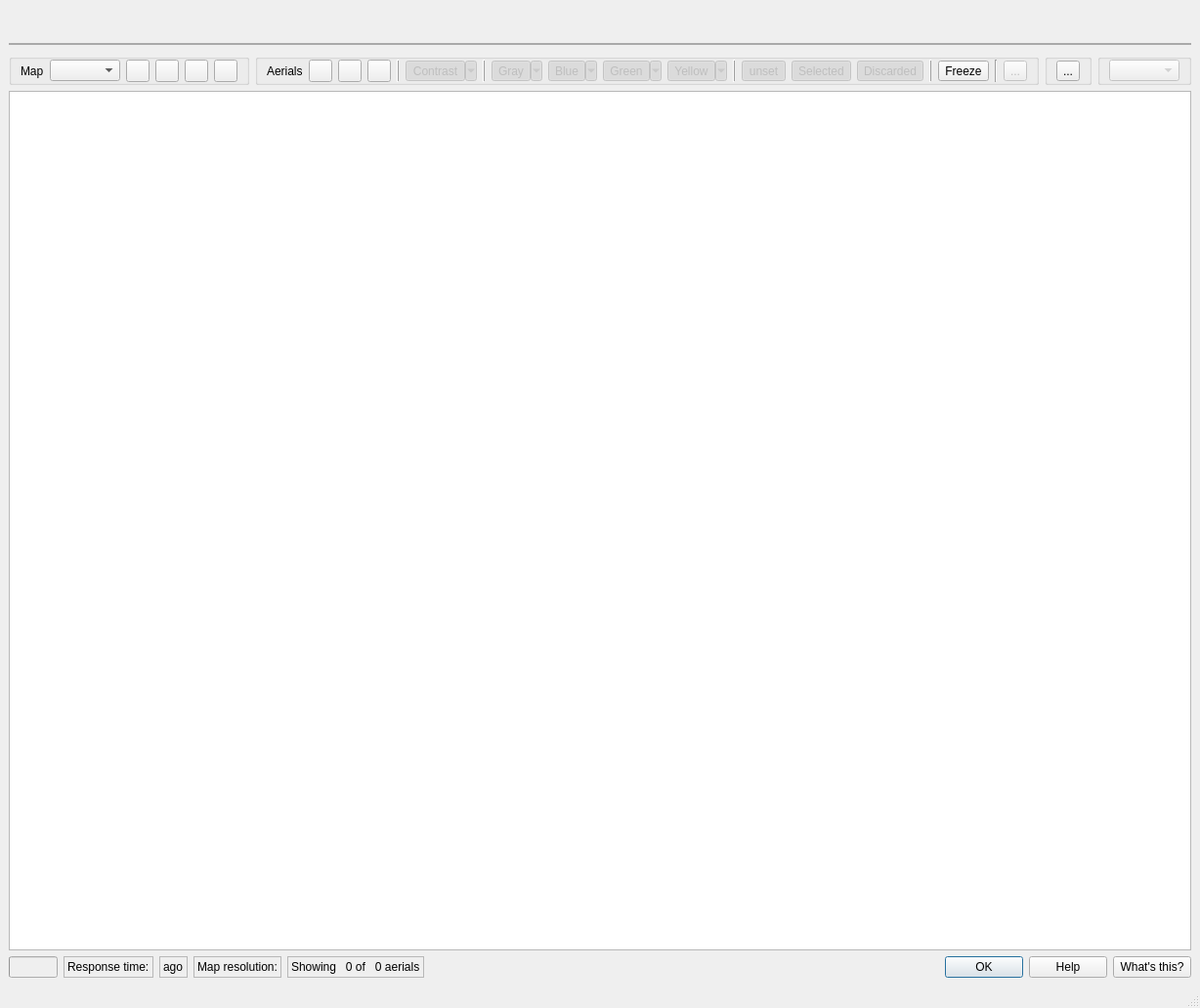
<?xml version="1.0" encoding="UTF-8"?>
<ui version="4.0">
 <class>MainWindowBase</class>
 <widget class="QMainWindow" name="MainWindowBase">
  <property name="geometry">
   <rect>
    <x>0</x>
    <y>0</y>
    <width>1072</width>
    <height>1032</height>
   </rect>
  </property>
  <property name="windowTitle">
   <string>SelORecon</string>
  </property>
  <property name="windowIcon">
   <iconset resource="resources.qrc">
    <normaloff>:/plugins/selorecon/bomb</normaloff>:/plugins/selorecon/bomb</iconset>
  </property>
  <widget class="QWidget" name="centralwidget">
   <layout class="QVBoxLayout" name="verticalLayout_2">
    <item>
     <widget class="QSplitter" name="splitter">
      <property name="styleSheet">
       <string notr="true">QSplitter::handle {
    background-color: darkGray;
}</string>
      </property>
      <property name="orientation">
       <enum>Qt::Vertical</enum>
      </property>
      <property name="handleWidth">
       <number>2</number>
      </property>
      <property name="childrenCollapsible">
       <bool>true</bool>
      </property>
      <widget class="QFrame" name="webFrame">
       <property name="sizePolicy">
        <sizepolicy hsizetype="Expanding" vsizetype="Expanding">
         <horstretch>0</horstretch>
         <verstretch>0</verstretch>
        </sizepolicy>
       </property>
       <layout class="QVBoxLayout" name="verticalLayout_3">
        <property name="leftMargin">
         <number>0</number>
        </property>
        <property name="topMargin">
         <number>0</number>
        </property>
        <property name="rightMargin">
         <number>0</number>
        </property>
        <item>
         <widget class="WebView" name="webView" native="true">
          <property name="sizePolicy">
           <sizepolicy hsizetype="Expanding" vsizetype="Expanding">
            <horstretch>0</horstretch>
            <verstretch>0</verstretch>
           </sizepolicy>
          </property>
          <property name="focusPolicy">
           <enum>Qt::WheelFocus</enum>
          </property>
         </widget>
        </item>
       </layout>
      </widget>
      <widget class="QFrame" name="mapFrame">
       <property name="sizePolicy">
        <sizepolicy hsizetype="Expanding" vsizetype="Expanding">
         <horstretch>0</horstretch>
         <verstretch>0</verstretch>
        </sizepolicy>
       </property>
       <layout class="QVBoxLayout" name="verticalLayout">
        <property name="leftMargin">
         <number>0</number>
        </property>
        <property name="rightMargin">
         <number>0</number>
        </property>
        <property name="bottomMargin">
         <number>0</number>
        </property>
        <item>
         <layout class="QHBoxLayout" name="horizontalLayout">
          <item>
           <widget class="QGroupBox" name="mapControls">
            <property name="title">
             <string/>
            </property>
            <layout class="QHBoxLayout" name="horizontalLayout_4">
             <property name="topMargin">
              <number>0</number>
             </property>
             <property name="bottomMargin">
              <number>0</number>
             </property>
             <item>
              <widget class="QLabel" name="label_2">
               <property name="minimumSize">
                <size>
                 <width>24</width>
                 <height>0</height>
                </size>
               </property>
               <property name="text">
                <string>Map</string>
               </property>
              </widget>
             </item>
             <item>
              <widget class="QComboBox" name="mapSelect">
               <property name="sizePolicy">
                <sizepolicy hsizetype="Preferred" vsizetype="Fixed">
                 <horstretch>0</horstretch>
                 <verstretch>0</verstretch>
                </sizepolicy>
               </property>
               <property name="toolTip">
                <string>Choose the web map to serve as background.</string>
               </property>
               <property name="statusTip">
                <string/>
               </property>
              </widget>
             </item>
             <item>
              <widget class="QToolButton" name="mapZoomIn">
               <property name="toolTip">
                <string>Zoom map in.</string>
               </property>
               <property name="icon">
                <iconset resource="resources.qrc">
                 <normaloff>:/plugins/selorecon/zoom-in</normaloff>:/plugins/selorecon/zoom-in</iconset>
               </property>
              </widget>
             </item>
             <item>
              <widget class="QToolButton" name="mapZoomOut">
               <property name="toolTip">
                <string>Zoom map out.</string>
               </property>
               <property name="icon">
                <iconset resource="resources.qrc">
                 <normaloff>:/plugins/selorecon/zoom-out</normaloff>:/plugins/selorecon/zoom-out</iconset>
               </property>
              </widget>
             </item>
             <item>
              <widget class="QToolButton" name="mapZoomNative">
               <property name="toolTip">
                <string>Zoom map to its native resolution.</string>
               </property>
               <property name="icon">
                <iconset resource="resources.qrc">
                 <normaloff>:/plugins/selorecon/zoom-native</normaloff>:/plugins/selorecon/zoom-native</iconset>
               </property>
              </widget>
             </item>
             <item>
              <widget class="QToolButton" name="mapZoomFit">
               <property name="toolTip">
                <string>Zoom map to visible aerials and AoI.</string>
               </property>
               <property name="icon">
                <iconset resource="resources.qrc">
                 <normaloff>:/plugins/selorecon/zoom-fit</normaloff>:/plugins/selorecon/zoom-fit</iconset>
               </property>
              </widget>
             </item>
            </layout>
           </widget>
          </item>
          <item>
           <widget class="QGroupBox" name="aerialControls">
            <property name="title">
             <string/>
            </property>
            <layout class="QHBoxLayout" name="horizontalLayout_3">
             <property name="topMargin">
              <number>0</number>
             </property>
             <property name="bottomMargin">
              <number>0</number>
             </property>
             <item>
              <widget class="QLabel" name="label">
               <property name="text">
                <string>Aerials</string>
               </property>
              </widget>
             </item>
             <item>
              <widget class="QToolButton" name="loadAerials">
               <property name="toolTip">
                <string>Load aerial image meta data.</string>
               </property>
               <property name="text">
                <string/>
               </property>
               <property name="icon">
                <iconset resource="resources.qrc">
                 <normaloff>:/plugins/selorecon/films</normaloff>:/plugins/selorecon/films</iconset>
               </property>
              </widget>
             </item>
             <item>
              <widget class="QToolButton" name="loadAttackData">
               <property name="toolTip">
                <string>Load attack data.</string>
               </property>
               <property name="text">
                <string/>
               </property>
               <property name="icon">
                <iconset resource="resources.qrc">
                 <normaloff>:/plugins/selorecon/calendar</normaloff>:/plugins/selorecon/calendar</iconset>
               </property>
              </widget>
             </item>
             <item>
              <widget class="QToolButton" name="loadAoi">
               <property name="toolTip">
                <string>Load an area of interest.</string>
               </property>
               <property name="text">
                <string/>
               </property>
               <property name="icon">
                <iconset resource="resources.qrc">
                 <normaloff>:/plugins/selorecon/layer-shape-polygon</normaloff>:/plugins/selorecon/layer-shape-polygon</iconset>
               </property>
              </widget>
             </item>
             <item>
              <widget class="Line" name="line">
               <property name="frameShadow">
                <enum>QFrame::Raised</enum>
               </property>
               <property name="orientation">
                <enum>Qt::Vertical</enum>
               </property>
              </widget>
             </item>
             <item>
              <widget class="QToolButton" name="aerialsContrastEnhancement">
               <property name="enabled">
                <bool>false</bool>
               </property>
               <property name="toolTip">
                <string>Enhance the contrast of aerials.</string>
               </property>
               <property name="text">
                <string>Contrast</string>
               </property>
               <property name="icon">
                <iconset resource="resources.qrc">
                 <normaloff>:/plugins/selorecon/contrast-stretch</normaloff>:/plugins/selorecon/contrast-stretch</iconset>
               </property>
               <property name="checkable">
                <bool>true</bool>
               </property>
               <property name="checked">
                <bool>true</bool>
               </property>
               <property name="popupMode">
                <enum>QToolButton::MenuButtonPopup</enum>
               </property>
              </widget>
             </item>
             <item>
              <widget class="Line" name="line_4">
               <property name="frameShadow">
                <enum>QFrame::Raised</enum>
               </property>
               <property name="orientation">
                <enum>Qt::Vertical</enum>
               </property>
              </widget>
             </item>
             <item>
              <widget class="QToolButton" name="aerialsGray">
               <property name="enabled">
                <bool>false</bool>
               </property>
               <property name="toolTip">
                <string>Show missing aerials</string>
               </property>
               <property name="text">
                <string>Gray</string>
               </property>
               <property name="icon">
                <iconset resource="resources.qrc">
                 <normaloff>:/plugins/selorecon/flag-gray</normaloff>:/plugins/selorecon/flag-gray</iconset>
               </property>
               <property name="checkable">
                <bool>true</bool>
               </property>
               <property name="checked">
                <bool>true</bool>
               </property>
               <property name="popupMode">
                <enum>QToolButton::MenuButtonPopup</enum>
               </property>
              </widget>
             </item>
             <item>
              <widget class="QToolButton" name="aerialsBlue">
               <property name="enabled">
                <bool>false</bool>
               </property>
               <property name="toolTip">
                <string>Show not yet determined previews</string>
               </property>
               <property name="text">
                <string>Blue</string>
               </property>
               <property name="icon">
                <iconset resource="resources.qrc">
                 <normaloff>:/plugins/selorecon/flag-blue</normaloff>:/plugins/selorecon/flag-blue</iconset>
               </property>
               <property name="checkable">
                <bool>true</bool>
               </property>
               <property name="checked">
                <bool>true</bool>
               </property>
               <property name="popupMode">
                <enum>QToolButton::MenuButtonPopup</enum>
               </property>
               <property name="autoRaise">
                <bool>false</bool>
               </property>
              </widget>
             </item>
             <item>
              <widget class="QToolButton" name="aerialsGreen">
               <property name="enabled">
                <bool>false</bool>
               </property>
               <property name="toolTip">
                <string>Show previews</string>
               </property>
               <property name="text">
                <string>Green</string>
               </property>
               <property name="icon">
                <iconset resource="resources.qrc">
                 <normaloff>:/plugins/selorecon/flag-green</normaloff>:/plugins/selorecon/flag-green</iconset>
               </property>
               <property name="checkable">
                <bool>true</bool>
               </property>
               <property name="checked">
                <bool>true</bool>
               </property>
               <property name="popupMode">
                <enum>QToolButton::MenuButtonPopup</enum>
               </property>
              </widget>
             </item>
             <item>
              <widget class="QToolButton" name="aerialsYellow">
               <property name="enabled">
                <bool>false</bool>
               </property>
               <property name="toolTip">
                <string>Show images</string>
               </property>
               <property name="text">
                <string>Yellow</string>
               </property>
               <property name="icon">
                <iconset resource="resources.qrc">
                 <normaloff>:/plugins/selorecon/flag-yellow</normaloff>:/plugins/selorecon/flag-yellow</iconset>
               </property>
               <property name="checkable">
                <bool>true</bool>
               </property>
               <property name="checked">
                <bool>true</bool>
               </property>
               <property name="popupMode">
                <enum>QToolButton::MenuButtonPopup</enum>
               </property>
              </widget>
             </item>
             <item>
              <widget class="Line" name="line_2">
               <property name="frameShadow">
                <enum>QFrame::Raised</enum>
               </property>
               <property name="orientation">
                <enum>Qt::Vertical</enum>
               </property>
              </widget>
             </item>
             <item>
              <widget class="QToolButton" name="usageUnset">
               <property name="enabled">
                <bool>false</bool>
               </property>
               <property name="toolTip">
                <string>Show aerials with unset usage.</string>
               </property>
               <property name="text">
                <string>unset</string>
               </property>
               <property name="icon">
                <iconset resource="resources.qrc">
                 <normaloff>:/plugins/selorecon/selection</normaloff>:/plugins/selorecon/selection</iconset>
               </property>
               <property name="checkable">
                <bool>true</bool>
               </property>
               <property name="checked">
                <bool>true</bool>
               </property>
              </widget>
             </item>
             <item>
              <widget class="QToolButton" name="usageSelected">
               <property name="enabled">
                <bool>false</bool>
               </property>
               <property name="toolTip">
                <string>Show selected aerials.</string>
               </property>
               <property name="text">
                <string>Selected</string>
               </property>
               <property name="icon">
                <iconset resource="resources.qrc">
                 <normaloff>:/plugins/selorecon/tick</normaloff>:/plugins/selorecon/tick</iconset>
               </property>
               <property name="checkable">
                <bool>true</bool>
               </property>
               <property name="checked">
                <bool>true</bool>
               </property>
              </widget>
             </item>
             <item>
              <widget class="QToolButton" name="usageDiscarded">
               <property name="enabled">
                <bool>false</bool>
               </property>
               <property name="toolTip">
                <string>Show discarded aerials.</string>
               </property>
               <property name="text">
                <string>Discarded</string>
               </property>
               <property name="icon">
                <iconset resource="resources.qrc">
                 <normaloff>:/plugins/selorecon/cross</normaloff>:/plugins/selorecon/cross</iconset>
               </property>
               <property name="checkable">
                <bool>true</bool>
               </property>
               <property name="checked">
                <bool>true</bool>
               </property>
              </widget>
             </item>
             <item>
              <widget class="Line" name="line_3">
               <property name="frameShadow">
                <enum>QFrame::Raised</enum>
               </property>
               <property name="orientation">
                <enum>Qt::Vertical</enum>
               </property>
              </widget>
             </item>
             <item>
              <widget class="QToolButton" name="aerialsFreeze">
               <property name="toolTip">
                <string>Freeze the scene.</string>
               </property>
               <property name="text">
                <string>Freeze</string>
               </property>
               <property name="icon">
                <iconset resource="resources.qrc">
                 <normaloff>:/plugins/selorecon/freeze</normaloff>:/plugins/selorecon/freeze</iconset>
               </property>
               <property name="checkable">
                <bool>true</bool>
               </property>
              </widget>
             </item>
             <item>
              <widget class="Line" name="line_6">
               <property name="orientation">
                <enum>Qt::Vertical</enum>
               </property>
              </widget>
             </item>
             <item>
              <widget class="QToolButton" name="exportSelectedImages">
               <property name="enabled">
                <bool>false</bool>
               </property>
               <property name="toolTip">
                <string>Export the selected aerial images' metadata.</string>
               </property>
               <property name="text">
                <string>...</string>
               </property>
               <property name="icon">
                <iconset resource="resources.qrc">
                 <normaloff>:/plugins/selorecon/image-export</normaloff>:/plugins/selorecon/image-export</iconset>
               </property>
              </widget>
             </item>
            </layout>
           </widget>
          </item>
          <item>
           <spacer name="horizontalSpacer">
            <property name="orientation">
             <enum>Qt::Horizontal</enum>
            </property>
            <property name="sizeHint" stdset="0">
             <size>
              <width>40</width>
              <height>20</height>
             </size>
            </property>
           </spacer>
          </item>
          <item>
           <widget class="QGroupBox" name="groupBox">
            <property name="title">
             <string/>
            </property>
            <layout class="QHBoxLayout" name="horizontalLayout_5">
             <property name="topMargin">
              <number>0</number>
             </property>
             <property name="bottomMargin">
              <number>0</number>
             </property>
             <item>
              <widget class="QToolButton" name="GEO">
               <property name="toolTip">
                <string>Photogrammetry @ GEO @ TU Wien, Austria</string>
               </property>
               <property name="text">
                <string>...</string>
               </property>
               <property name="icon">
                <iconset resource="resources.qrc">
                 <normaloff>:/plugins/selorecon/GEO</normaloff>:/plugins/selorecon/GEO</iconset>
               </property>
               <property name="iconSize">
                <size>
                 <width>34</width>
                 <height>16</height>
                </size>
               </property>
              </widget>
             </item>
            </layout>
           </widget>
          </item>
          <item>
           <widget class="QGroupBox" name="groupBox_2">
            <property name="title">
             <string/>
            </property>
            <layout class="QHBoxLayout" name="horizontalLayout_6">
             <property name="topMargin">
              <number>0</number>
             </property>
             <property name="bottomMargin">
              <number>0</number>
             </property>
             <item>
              <widget class="AerialCombo" name="highlight">
               <property name="enabled">
                <bool>false</bool>
               </property>
               <property name="toolTip">
                <string>Highlight an aerial.</string>
               </property>
              </widget>
             </item>
            </layout>
           </widget>
          </item>
         </layout>
        </item>
        <item>
         <widget class="MapView" name="mapView">
          <property name="sizePolicy">
           <sizepolicy hsizetype="Expanding" vsizetype="Expanding">
            <horstretch>0</horstretch>
            <verstretch>0</verstretch>
           </sizepolicy>
          </property>
          <property name="focusPolicy">
           <enum>Qt::WheelFocus</enum>
          </property>
          <property name="renderHints">
           <set>QPainter::TextAntialiasing</set>
          </property>
         </widget>
        </item>
       </layout>
      </widget>
     </widget>
    </item>
    <item>
     <layout class="QHBoxLayout" name="horizontalLayout_2">
      <item>
       <widget class="QProgressBar" name="progressBar">
        <property name="enabled">
         <bool>false</bool>
        </property>
        <property name="sizePolicy">
         <sizepolicy hsizetype="Fixed" vsizetype="Fixed">
          <horstretch>0</horstretch>
          <verstretch>0</verstretch>
         </sizepolicy>
        </property>
        <property name="maximumSize">
         <size>
          <width>50</width>
          <height>16777215</height>
         </size>
        </property>
        <property name="toolTip">
         <string>Pending map read request.</string>
        </property>
        <property name="maximum">
         <number>1</number>
        </property>
        <property name="textVisible">
         <bool>false</bool>
        </property>
       </widget>
      </item>
      <item>
       <widget class="QLabel" name="responseTime">
        <property name="sizePolicy">
         <sizepolicy hsizetype="Fixed" vsizetype="Preferred">
          <horstretch>0</horstretch>
          <verstretch>0</verstretch>
         </sizepolicy>
        </property>
        <property name="toolTip">
         <string>Duration of last map read request.</string>
        </property>
        <property name="frameShape">
         <enum>QFrame::StyledPanel</enum>
        </property>
        <property name="text">
         <string>Response time:</string>
        </property>
        <property name="textFormat">
         <enum>Qt::PlainText</enum>
        </property>
       </widget>
      </item>
      <item>
       <widget class="QLabel" name="responseElapsed">
        <property name="sizePolicy">
         <sizepolicy hsizetype="Fixed" vsizetype="Preferred">
          <horstretch>0</horstretch>
          <verstretch>0</verstretch>
         </sizepolicy>
        </property>
        <property name="toolTip">
         <string>Time stamp of last map read response.</string>
        </property>
        <property name="frameShape">
         <enum>QFrame::StyledPanel</enum>
        </property>
        <property name="text">
         <string>ago</string>
        </property>
        <property name="textFormat">
         <enum>Qt::PlainText</enum>
        </property>
       </widget>
      </item>
      <item>
       <widget class="QLabel" name="mapResolution">
        <property name="sizePolicy">
         <sizepolicy hsizetype="Fixed" vsizetype="Preferred">
          <horstretch>0</horstretch>
          <verstretch>0</verstretch>
         </sizepolicy>
        </property>
        <property name="toolTip">
         <string>Maximum resolution of loaded map.</string>
        </property>
        <property name="frameShape">
         <enum>QFrame::StyledPanel</enum>
        </property>
        <property name="text">
         <string>Map resolution:</string>
        </property>
        <property name="textFormat">
         <enum>Qt::PlainText</enum>
        </property>
       </widget>
      </item>
      <item>
       <widget class="QLabel" name="nAerialsShown">
        <property name="frameShape">
         <enum>QFrame::StyledPanel</enum>
        </property>
        <property name="text">
         <string>Showing   0 of   0 aerials</string>
        </property>
        <property name="textFormat">
         <enum>Qt::PlainText</enum>
        </property>
       </widget>
      </item>
      <item>
       <spacer name="horizontalSpacer_2">
        <property name="orientation">
         <enum>Qt::Horizontal</enum>
        </property>
        <property name="sizeHint" stdset="0">
         <size>
          <width>40</width>
          <height>20</height>
         </size>
        </property>
       </spacer>
      </item>
      <item>
       <widget class="QDialogButtonBox" name="buttonBox">
        <property name="sizePolicy">
         <sizepolicy hsizetype="Expanding" vsizetype="Fixed">
          <horstretch>0</horstretch>
          <verstretch>0</verstretch>
         </sizepolicy>
        </property>
        <property name="orientation">
         <enum>Qt::Horizontal</enum>
        </property>
        <property name="standardButtons">
         <set>QDialogButtonBox::Help|QDialogButtonBox::Ok</set>
        </property>
       </widget>
      </item>
      <item>
       <widget class="QPushButton" name="whatsThis">
        <property name="toolTip">
         <string>Click here and then somewhere else to get help.</string>
        </property>
        <property name="text">
         <string>What's this?</string>
        </property>
       </widget>
      </item>
     </layout>
    </item>
   </layout>
  </widget>
  <widget class="QStatusBar" name="statusbar"/>
 </widget>
 <customwidgets>
  <customwidget>
   <class>WebView</class>
   <extends>QWidget</extends>
   <header>selorecon.web_view</header>
  </customwidget>
  <customwidget>
   <class>MapView</class>
   <extends>QGraphicsView</extends>
   <header>selorecon.map_view</header>
  </customwidget>
  <customwidget>
   <class>AerialCombo</class>
   <extends>QComboBox</extends>
   <header>selorecon.main_window</header>
  </customwidget>
 </customwidgets>
 <resources>
  <include location="resources.qrc"/>
 </resources>
 <connections>
  <connection>
   <sender>buttonBox</sender>
   <signal>accepted()</signal>
   <receiver>MainWindowBase</receiver>
   <slot>close()</slot>
   <hints>
    <hint type="sourcelabel">
     <x>866</x>
     <y>990</y>
    </hint>
    <hint type="destinationlabel">
     <x>535</x>
     <y>515</y>
    </hint>
   </hints>
  </connection>
 </connections>
</ui>
